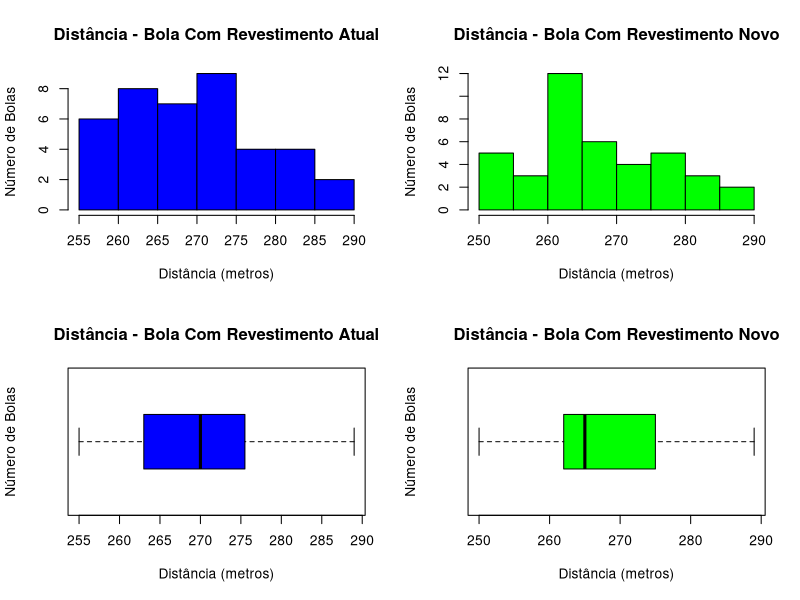
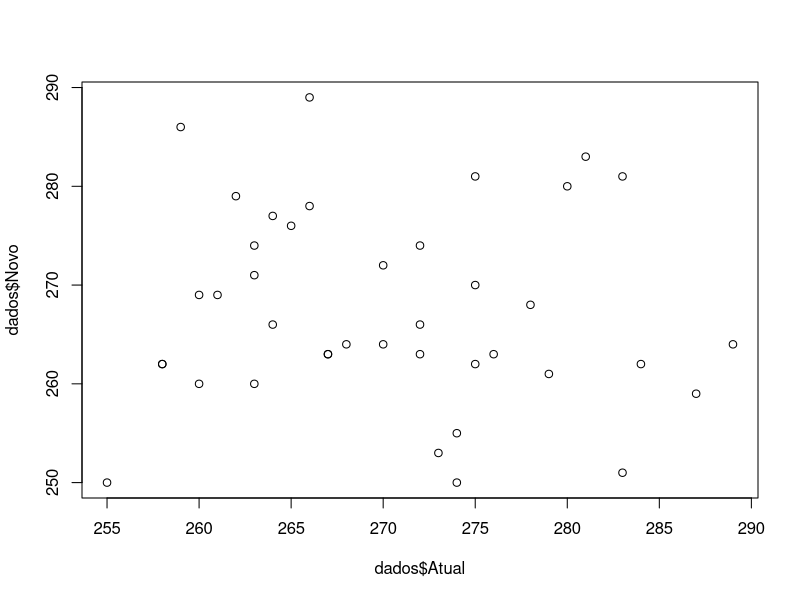

Generate these figures, in order, with R:
# Teste de Hipóteses

# Configurando o diretório de trabalho
# Coloque entre aspas o diretório de trabalho que você está usando no seu computador
# Não use diretórios com espaço no nome
setwd("C:/Users/leand/OneDrive/Documents/GitHub/Cursos/Hypotesis_test")
getwd()


# Pacotes
install.packages("readxl")
library(readxl)
library(e1071)

# Carregando o Dataset
dados <- read_excel("dados/Bola_Futebol.xlsx")
View(dados)
dim(dados)
str(dados)

##### Análise Exploratória ##### 

# Verificando valores missing
colSums(is.na(dados))

# Calculando as estatísticas
summary(dados)

# Vetor com o nome das estatísticas
nomes_stats <- c("Média", "Desvio Padrão", "Variância", "Tipo de Bola")

# Calculando as estatísticas para a Bola com Revestimento Atual
dados_stats_atual <- c(round(mean(dados$Atual), digits = 2), 
                       round(sd(dados$Atual), digits = 2), 
                       round(var(dados$Atual), digits = 2),
                       "Bola com Revestimento Atual")

# Calculando as estatísticas para a Bola com Revestimento Novo
dados_stats_novo <- c(round(mean(dados$Novo), digits = 2), 
                      round(sd(dados$Novo), digits = 2), 
                      round(var(dados$Novo), digits = 2),
                      "Bola com Revestimento Novo")

# Combina os resultados para comparação
dados_stats_combined <- rbind(nomes_stats, dados_stats_atual, dados_stats_novo)
View(dados_stats_combined)

# Análise Univariada

# Range
range_atual <- max(dados$Atual) - min(dados$Atual)
range_atual

range_novo <- max(dados$Novo) - min(dados$Novo)
range_novo

# Intervalo Interquartil
summary(dados)

IQR_atual <- IQR(dados$Atual)
IQR_atual

IQR_novo <- IQR(dados$Novo)
IQR_novo

# O intervalo interquartil de ambas as variáveis é equivalente aproximadamente a 12, ou seja, não
# há diferença entre os valores do primeiro ao terceiro quartil.

# Da média, pode-se dizer que as bolas do modelo de revestimento atual cobrem uma distância maior 
# que as bolas do novo modelo (em média), mas o desvio padrão é muito parecido. 
# Portanto, podemos dizer que não há muita diferença (significativa) nos dois modelos de revestimento da bola.

# Representação Gráfica

# A distribuição normal é a distribuição mais fácil de trabalhar, a fim de obter um entendimento 
# sobre estatísticas. As distribuições da vida real geralmente são distorcidas. Muita assimetria 
# e muitas técnicas estatísticas não funcionam. Como resultado, são utilizadas técnicas matemáticas 
# avançadas, incluindo logaritmos e técnicas de regressão quantílica. 
# http://www.econ.uiuc.edu/~roger/research/rq/rq.html

# Ajusta a área de plotagem
par(mfrow = c(2,2))

# Histograma
hist(dados$Atual, 
     main = "Distância - Bola Com Revestimento Atual", 
     xlab = "Distância (metros)", 
     ylab = "Número de Bolas", 
     col = "Blue")

hist(dados$Novo, 
     main = "Distância - Bola Com Revestimento Novo", 
     xlab = "Distância (metros)", 
     ylab = "Número de Bolas", 
     col = "Green")

# Um histograma é inclinado para a direita se o pico do histograma virar para a esquerda. 
# Portanto, a cauda do histograma tem uma inclinação positiva para a direita. 
# O raciocínio inverso é o mesmo.

# Boxplot
boxplot(dados$Atual, 
        main = "Distância - Bola Com Revestimento Atual", 
        xlab = "Distância (metros)", 
        ylab = "Número de Bolas", 
        col = "Blue", 
        horizontal = TRUE)

boxplot(dados$Novo, 
        main = "Distância - Bola Com Revestimento Novo", 
        xlab = "Distância (metros)", 
        ylab = "Número de Bolas", 
        col = "Green", 
        horizontal = TRUE)

# Boxplot assimétrico à esquerda
# Se a maior parte das observações estiver na extremidade superior da escala, um boxplot 
# será assimétrico à esquerda. 
# Consequentemente, o "bigode" esquerdo é mais longo que o "bigode" direito.
# Como resultado, a média é menor que a mediana.

# Boxplot assimétrico à direita
# Se um boxplot estiver assimétrico à direita, a caixa mudará para a esquerda e o 
# "bigode" direito ficará mais longo. Como resultado, a média é maior que a mediana.

# Portanto, a variável com revestimento atual é assimétrica à direita, pois a maioria dos 
# dados está localizada à direita do "pico". A média é maior que a mediana.

# A variável revestimento novo também é inclinada (assimétrica) à direita, pois a maioria dos dados 
# está localizada à direita do gráfico. A média é maior que a mediana.

summary(dados$Atual)
summary(dados$Novo)

# Assimetria

# Se uma cauda é mais longa que a outra, a distribuição é inclinada ou assimétrica. 
# Às vezes, essas distribuições são chamadas de distribuições assimétricas, pois não mostram 
# nenhum tipo de simetria. Simetria significa que metade da distribuição é uma imagem espelhada 
# da outra metade. Por exemplo, a distribuição normal é uma distribuição simétrica sem inclinação. 
# As caudas são exatamente as mesmas.

# Uma distribuição inclinada para a esquerda tem uma longa cauda esquerda. 
# As distribuições inclinadas para a esquerda também são chamadas de distribuições inclinadas 
# negativamente. Isso ocorre porque há uma cauda longa na direção negativa na linha numérica. 
# A média está à esquerda do pico.

# Uma distribuição inclinada à direita tem uma longa cauda direita. 
# Distribuições com inclinação à direita também são chamadas de distribuições com inclinação positiva. 
# Isso ocorre porque há uma cauda longa na direção positiva na linha numérica. 
# A média está à direita do pico.

# Em uma distribuição normal, a média e a mediana são o mesmo número, enquanto a média e a mediana 
# em uma distribuição assimétrica se tornam números diferentes. Podemos então calcular o 
# coeficiente de assimetria.

# Se a assimetria é menor que -1 ou maior que 1, a distribuição é altamente distorcida.
# Se a assimetria é entre -1 e -0,5 ou entre 0,5 e 1, a distribuição é enviesada (assimétrica) moderadamente.
# Se a assimetria é entre -0,5 e 0,5, a distribuição é aproximadamente simétrica.

# A medida positiva indicaria que a média dos valores dos dados é maior do que a mediana e 
# a distribuição dos dados é inclinada para a direita.

# Uma medida negativa indica que a média dos valores dos dados é menor que a mediana e a 
# distribuição dos dados é inclinada para a esquerda. 

skewness(dados$Atual)
summary(dados$Atual)
# nota-se que a média é maior que a mediana


skewness(dados$Novo)
summary(dados$Novo)


# Curtose

# A curtose informa a altura e a nitidez do pico central, em relação a uma curva de sino padrão.
# A distribuição normal tem kurtosis igual a zero.

# Uma curtose negativa significa que sua distribuição é mais plana que uma curva normal com a 
# mesma média e desvio padrão. O raciocínio inverso é o mesmo.
kurtosis(dados$Atual)
kurtosis(dados$Novo)

# Se você estiver executando um teste estatístico paramétrico em seus dados (por exemplo, uma ANOVA), 
# o uso de dados altamente inclinados para a direita ou esquerda pode levar a resultados enganosos. 
# Portanto, se você deseja executar um teste nesse tipo de dados, execute uma transformação de log e 
# execute o teste nos números transformados.

# Teste de Normalidade - Shapiro Test
# Hipótese Nula (H0): Os dados são normalmente distribuídos. 
# Hipótese Alternativa (H1): Os dados não são normalmente distribuídos. 

# Se o valor-p for maior que 0.05 não rejeitamos a hipótese nula e podemos assumir a normalidade dos dados.
# Se o valor-p for menor que 0.05 rejeitamos a hipótese nula e não podemos assumir a normalidade dos dados.
?shapiro.test
shapiro.test(dados$Atual)
shapiro.test(dados$Novo)

# Conclusão da Análise Univariada

# A partir do boxplot e demais análises, pode-se dizer que não há discrepâncias. 
# A média do modelo de revestimentpo atual é 270,3 e a média do novo modelo é 267,5 e o desvio padrão 
# do atual é 8,7529 e o desvio padrão do novo é 9,8969. Não parece haver diferença significativa.

# Análise Bivariada

# Ajusta a área de plotagem
par(mfrow = c(1,1))

# Scatter Plot
plot(dados$Atual, dados$Novo)

# Correlação
cor(dados$Atual, dados$Novo)


# Teste de Hipóteses

# O Teste de Hipóteses é uma forma de inferência estatística que usa dados de uma amostra para tirar 
# conclusões sobre um parâmetro populacional ou uma distribuição de probabilidade populacional. 

# Primeiro, é feita uma suposição provisória sobre o parâmetro ou distribuição. Essa suposição é chamada 
# de hipótese nula e é indicada por H0. Uma hipótese alternativa (denotada H1), é o oposto do que é 
# declarado na hipótese nula. O procedimento de teste de hipóteses envolve o uso de dados 
# de amostra para determinar se H0 pode ou não ser rejeitada. 

# Se H0 for rejeitada, a conclusão estatística é que a hipótese alternativa H1 é verdadeira.

# Formulação da Hipótese

# Hipótese Nula (H0) – Não há diferença significativa entre a distância percorrida das bolas de futebol 
# com revestimento atual e novo.
# H0: muAtual - muNovo igual a 0 (zero)

# Hipótese Alternativa (H1) – Há diferença significativa entre a distância percorridad as bolas de futebol 
# com revestimento atual e novo.
# H1: muAtual - muNovo diferente de 0 (zero)

# A condição preliminar para se aplicar o teste t é a existência de distribuição normal dos dados 
# em ambos grupos de dados. 

# Todavia, existe um impasse! Há três tipos de test t: 
# teste t de uma amostra
# teste t de amostras independentes 
# teste t de amostras relacionadas (pareadas)

# Usamos o teste t de uma amostra para verificar os valores da variável em relação a média conhecida 
# de uma população.

# Para realizarmos os testes de igualdade de variâncias e os testes de médias, precisamos que as 
# duas populações sejam independentes. Esse é um teste de amostras independentes. Por isso paired = F. 

?t.test
#alternative = t indica teste bi caudal
teste_hipo <- t.test(dados$Atual, dados$Novo, paired = F, conf.level = 0.95, alternative = "t") 
teste_hipo

# O teste t pareado é útil para analisar o mesmo conjunto de itens que foram medidos sob duas 
# condições diferentes, as diferenças nas medições feitas sobre o mesmo assunto antes e depois 
# de um tratamento, ou diferenças entre dois tratamentos dados ao mesmo assunto.

# Interpretação do nosso resultado:

# Falhamos em rejeitar a hipótese nula, pois valor-p é maior que o limite de 0.05.
# Significa dizer que há uma probabilidade alta de não haver diferença significativa entre 
# os tipos de revestimento das bolas de futebol.

# Valor-p

# Probabiblidade de que a estatística do teste assuma um valor extremo em relação ao valor 
# observado quando H0 é verdadeira.

# Lembre-se disso (considerando oo valor-p de 0.05):

# Valor-p Baixo: Forte evidência empírica contra H0.
# Valor-p Alto: Pouca ou nenhuma evidência empírica contra H0

# Determinando a Força do Teste e o Tamanho o Ideal de Amostra

# Diferença das médias
delta_mean <- mean(dados$Atual) - mean(dados$Novo)
delta_mean

# Desvio padrão da diferença entre os dados
delta_desvio <- sd(dados$Atual - dados$Novo)
delta_desvio

# Size Effect
size_effect = delta_mean/delta_desvio
size_effect

# Power Test - Força do Teste
library(pwr)
?pwr.t.test
dim(dados)
power_teste <- pwr.t.test(n = 40, d = size_effect, sig.level = 0.05, alternative = "t")
power_teste

# Tamanho ideal da amostra
tamanho_amostra <- pwr.t.test(power = .95, d = 0.5, type = "t", alternative = "t", sig.level = .05)
tamanho_amostra

# a conclusão
# O valor p é 0,188 , por isso falhamos em rejeitar a hipótese nula,
# significando que não existe diferença significativa entre as distancias percorridas das bolas com tipos de revestimentos atual e novo.
# a empresa não deveria continuar com o lançamento do produto devido a baixa diferença de performance do novo revestimento.
